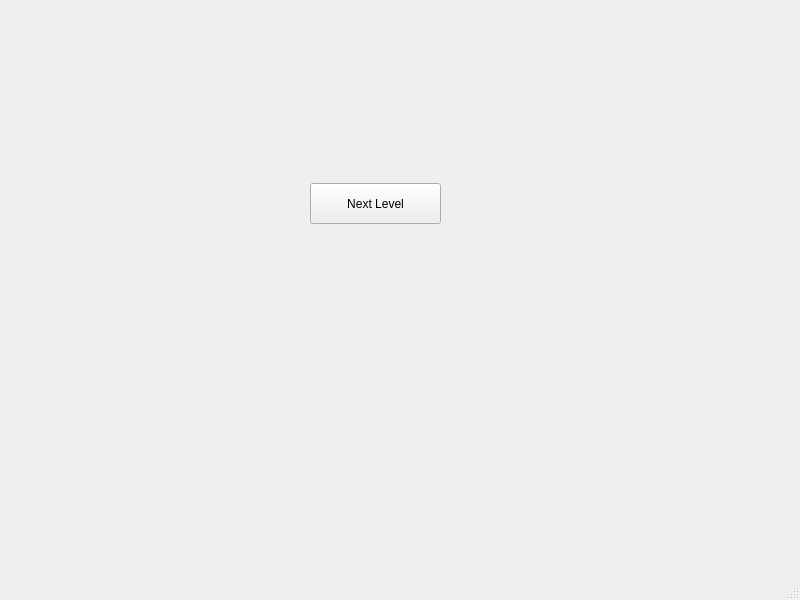
<?xml version="1.0" encoding="UTF-8"?>
<ui version="4.0">
 <class>Next_Level</class>
 <widget class="QMainWindow" name="Next_Level">
  <property name="geometry">
   <rect>
    <x>0</x>
    <y>0</y>
    <width>800</width>
    <height>600</height>
   </rect>
  </property>
  <property name="windowTitle">
   <string>MainWindow</string>
  </property>
  <widget class="QWidget" name="centralwidget">
   <widget class="QPushButton" name="pushButton">
    <property name="geometry">
     <rect>
      <x>310</x>
      <y>183</y>
      <width>131</width>
      <height>41</height>
     </rect>
    </property>
    <property name="text">
     <string>Next Level</string>
    </property>
   </widget>
  </widget>
  <widget class="QMenuBar" name="menubar">
   <property name="geometry">
    <rect>
     <x>0</x>
     <y>0</y>
     <width>800</width>
     <height>22</height>
    </rect>
   </property>
  </widget>
  <widget class="QStatusBar" name="statusbar"/>
 </widget>
 <resources/>
 <connections/>
</ui>
